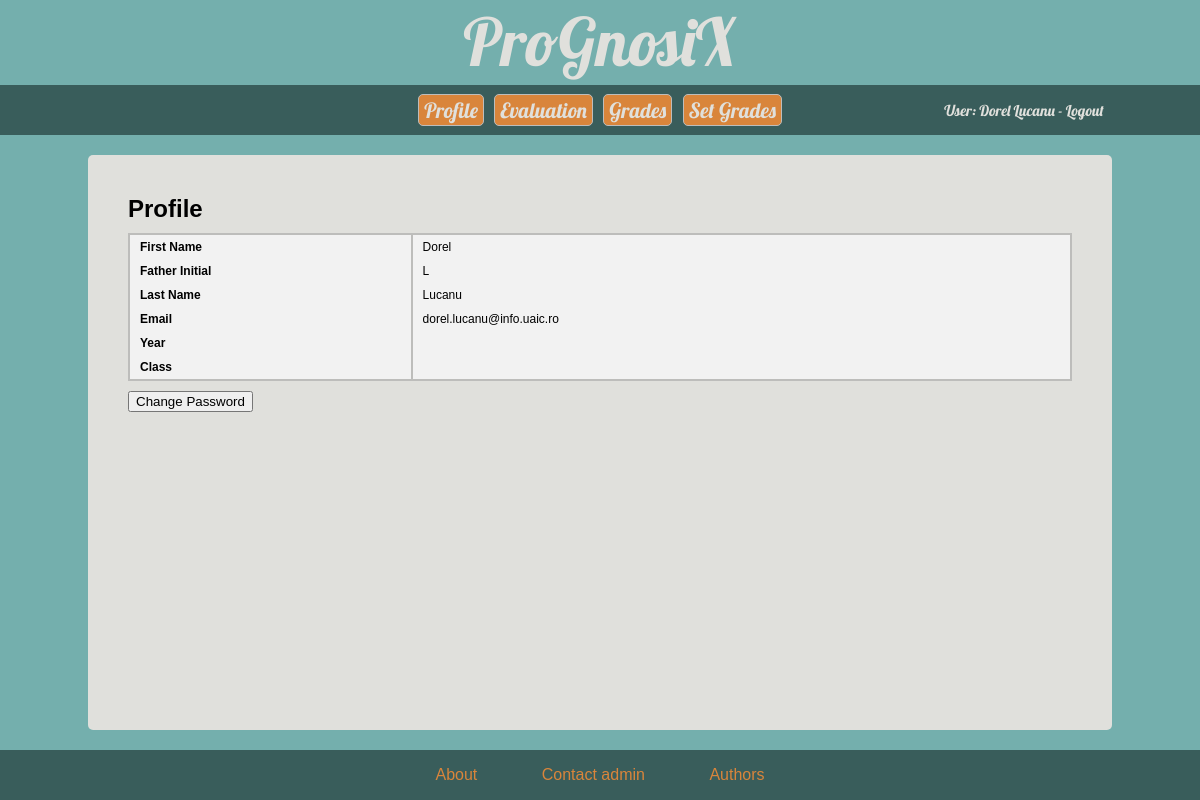
The app's page /s-profile.php (signed in) with its own data.
### tables this page shows
CREATE TABLE `professors` (
  `ID` int(5) NOT NULL,
  `first_name` varchar(50) NOT NULL,
  `parent_init` varchar(2) NOT NULL,
  `last_name` varchar(50) NOT NULL,
  `email` varchar(50) NOT NULL,
  `password` varchar(32) NOT NULL,
  `course_classes` varchar(100) NOT NULL,
  `confirmed` int(1) NOT NULL DEFAULT '0'
);

### core/functions/general.php (called while the page is built, shortened)
<?php
function return_user_data($user_id, $account_type) {
	global $mysqli;
	switch ($account_type) {
		case 'professors':
			$result = $mysqli->query("SELECT * FROM `professors` WHERE `ID` = '$user_id'");
			break;
	}
	$data = $result->fetch_array();
	return $data;
}

### s-profile.php (the view, shortened to what this page needs)
	<?php
include 'core/init.php';
include 'includes/overall/header.php';
$data = return_user_data($_SESSION['user_id'], $_SESSION['account_type']);
?>
	<h2>Profile</h2>
    <table class="table-data" cellspacing="0">
        <tr>
            <td style="width: 30%"><b>First Name</b></td>
            <td><?php echo $data['first_name']; ?></td>
        </tr>
        <tr>
            <td style="width: 30%"><b>Father Initial</b></td>
            <td><?php echo $data['parent_init']; ?></td>
        </tr>
        <tr>
            <td style="width: 30%"><b>Last Name</b></td>
            <td><?php echo $data['last_name']; ?></td>
        </tr>
        <tr>
            <td style="width: 30%"><b>Email</b></td>
            <td><?php echo $data['email']; ?></td>
        </tr>
        <tr>
            <td style="width: 30%"><b>Year</b></td>
            <td><?php echo $year; ?></td>
        </tr>
        <tr>
            <td style="width: 30%"><b>Class</b></td>
            <td><?php echo $class; ?></td>
        </tr>
    </table>
    <form action="s-change-password.php" method="post">
        <button type="submit">Change Password</button>
    </form>
<?php include 'includes/overall/footer.php' ?>

### includes/menu-professors.php (shortened to what this page needs)
<?php
$data = return_user_data($_SESSION['user_id'], $_SESSION['account_type']);
$location = basename($_SERVER['PHP_SELF']);
?>
<div id="menu_box">
	<a href="p-profile.php" class="<?php echo ($location=='p-profile.php' ? 'border_on' : 'border'); ?>">
		<span class="menu_button">Profile</span>
	</a>
	<a href="p-evaluation.php" class="<?php echo ($location=='p-evaluation.php' ? 'border_on' : 'border'); ?>">
		<span class="menu_button">Evaluation</span>
	</a>
	<a href="p-grades.php" class="<?php echo ($location=='p-grades.php' ? 'border_on' : 'border'); ?>">
		<span class="menu_button">Grades</span>
	</a>
	<a href="p-set-grades.php" class="<?php echo ($location=='p-set-grades.php' ? 'border_on' : 'border'); ?>">
		<span class="menu_button">Set Grades</span>
	</a>
	<div class="logout">
		<span class="logout">
			User: <?php echo $data['first_name']." ".$data['last_name'].' - '; ?>
			<a class="logout" href="logout.php">Logout</a>
		</span>
	</div>
</div>

### css/style.css (style rules this page uses)
html, body { background-color: #74AFAD; margin: 0; padding: 0; height: 100%; font-family: Arial, Helvetica, sans-serif; }
a,p,h1,h2 { margin: 0px; }
#menu_box { text-align: center; position: absolute; width: 1024px; top: 50%; left: 50%; transform: translate(-50%, -50%); }
.border { text-align: center; border-style: solid; border-color: #BDBDBB; border-radius: 5px; border-width: 1px; display: inline-block; padding: 2px 5px; margin: 0px 3px; text-decoration: none; }
a.border:link { background-color: #D9853B; }
.menu_button { font-family: Lobster, cursive; font-size: 21px; color: #E0E0DC; vertical-align: middle; height: 30px; width: auto; }
div.logout { text-align: center; display: inline-block; padding: 2px 5px; margin: 0px 3px; position: absolute; top: 50%; transform: translateY(-50%); right: 0%; }
span.logout { font-family: Lobster, cursive; font-size: 15px; vertical-align: middle; height: 30px; width: auto; color: #E0E0DC; }
a.logout { text-decoration: none; }
a.logout:link { color: #E0E0DC; }

### css/p-style.css (style rules this page uses)
.table-data { width: 100%; margin: 10px 0; border: 2px solid #BDBDBB; border-right-style: none; font-size: 12px; }
.table-data td { padding: 5px 10px; background-color: #F2F2F2; border-right: 2px solid #BDBDBB; }

### records on screen
professors: first_name "Dorel", last_name "Lucanu", parent_init "L", email "dorel.lucanu@info.uaic.ro"
